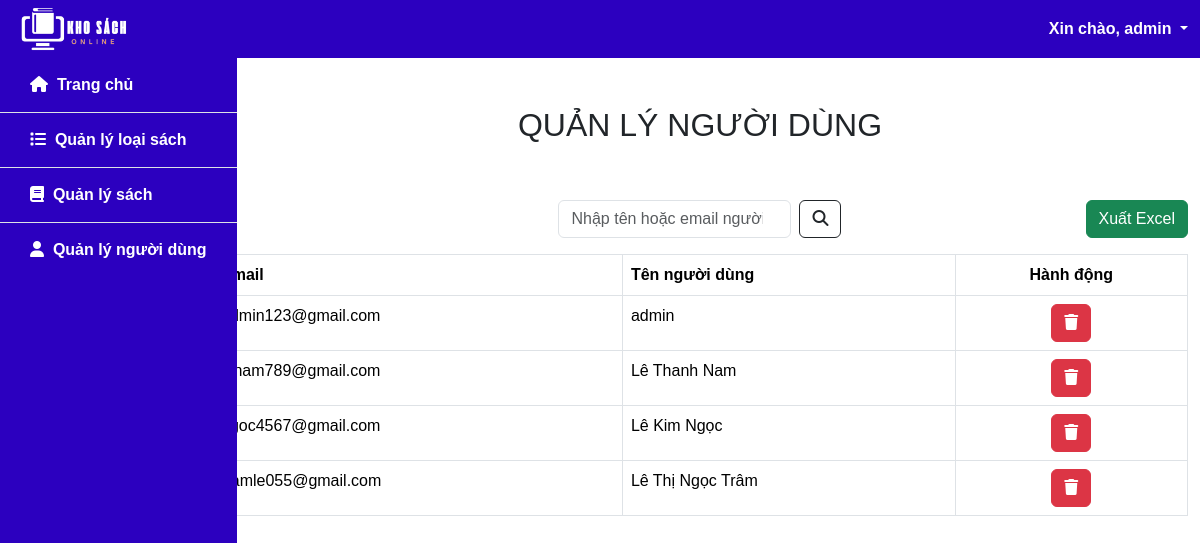
The app's page /manage_user.php (signed in) with its own data.
### tables this page shows
CREATE TABLE `user` (
  `email` varchar(100) NOT NULL,
  `fullname` varchar(50) NOT NULL,
  `password` varchar(100) NOT NULL,
  `role` varchar(10) NOT NULL
);

### src/functions.php (called while the page is built, shortened)
<?php
function html_escape(string|null $text): string
{
    return htmlspecialchars($text ?? '', ENT_QUOTES, 'UTF-8', false);
}

### public/manage_user.php (the view, shortened to what this page needs)
<?php
require_once __DIR__ . '/../src/connect.php';
if ($_SERVER['REQUEST_METHOD'] === 'GET' && isset($_GET['keyword'])) {
    $keyword = $_GET['keyword'];
    $sql = "SELECT email, fullname FROM user
            WHERE email LIKE concat('%', ? '%')
            OR fullname LIKE concat('%', ? '%')";
    $stmt = $pdo->prepare($sql);
    $stmt->execute([$keyword, $keyword]);
} else {
    $sql = "SELECT email, fullname FROM user";
    $stmt = $pdo->prepare($sql);
    $stmt->execute();
}
$rows = $stmt->fetchAll(PDO::FETCH_ASSOC);
include_once __DIR__. '/../src/partials/header_ad.php'
?>
<div class="container-fluid flex-grow-1">
    <div class="row">
        <div class="col-2">
            <?php include_once __DIR__. '/../src/partials/slidebar_ad.php' ?>
        </div>
        <div class="col-10">
            <div class="row justify-content-center m-5">
                <h2 class="text-center">QUẢN LÝ NGƯỜI DÙNG</h2>
            </div>
            <div class="row mb-3">
                <div class="col">
                </div>
                <div class="col d-flex justify-content-center ">
                    <form class="d-flex" role="search" method="GET">
                        <input class="form-control me-2" type="search" placeholder="Nhập tên hoặc email người dùng"
                            aria-label="Search" name="keyword"
                            value="<?= isset($_GET['keyword']) ? html_escape($_GET['keyword']) : '' ?>">
                        <button class="btn btn-outline-dark" type="submit"><i
                                class="fa-solid fa-magnifying-glass"></i></button>
                    </form>
                </div>
                <div class="col d-flex justify-content-end">
                    <form method="post">
                        <button class="btn btn-success" type="submit" name="export">
                            Xuất Excel
                        </button>
                    </form>
                </div>
            </div>
            <div class="row my-3">
                <div class="col">
                    <table class="table table-bordered">
                        <thead>
                            <tr>
                                <th class="align-content-start">Email</th>
                                <th class="align-content-start">Tên người dùng</th>
                                <th class="text-center align-content-start">Hành động</th>
                            </tr>
                        </thead>
                        <tbody>
                            <?php foreach ($rows as $row) : ?>
                            <tr>
                                <td><?= html_escape($row['email']) ?></td>
                                <td><?= html_escape($row['fullname']) ?></td>
                                <td>
                                    <div class="d-flex justify-content-center">
                                        <form class="form-inline mx-1" action="/delete_user.php" method="POST">
                                            <button id="delete-user-btn" type="button"
                                                class="btn btn-xs btn-danger  delete-user-btn" data-toggle="modal"
                                                name="delete-user" data-target="#delete-confirm">
                                                <i class="fa-solid fa-trash"></i>
                                            </button>
                                        </form>
                                    </div>
                                </td>
                            </tr>
                            <?php endforeach ?>
                        </tbody>
                    </table>
                </div>
            </div>
        </div>
    </div>
</div>
<?php
include_once __DIR__. '/../src/partials/footer_ad.php'
?>

### public/css/style.css (style rules this page uses)
* { font-family:Arial, Helvetica, sans-serif; }

### records on screen
user: email "admin123@gmail.com", fullname "admin"
user: email "lenam789@gmail.com", fullname "Lê Thanh Nam"
user: email "ngoc4567@gmail.com", fullname "Lê Kim Ngọc"
user: email "tramle055@gmail.com", fullname "Lê Thị Ngọc Trâm"

### other values on screen
$_SESSION['user']['fullname'] "admin"
